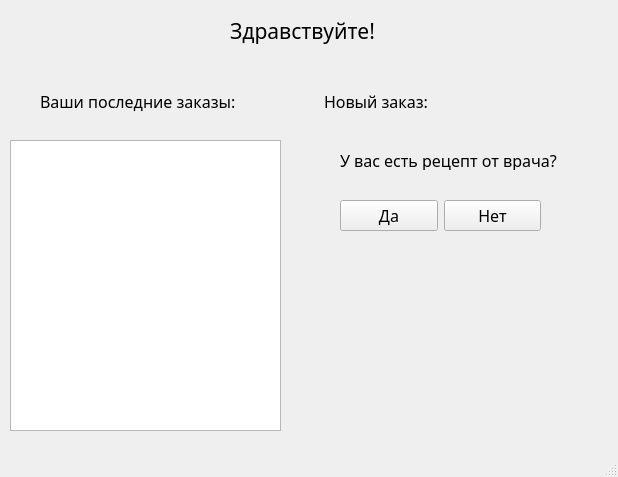
<?xml version="1.0" encoding="UTF-8"?>
<ui version="4.0">
 <class>MainWindow</class>
 <widget class="QMainWindow" name="MainWindow">
  <property name="geometry">
   <rect>
    <x>0</x>
    <y>0</y>
    <width>618</width>
    <height>477</height>
   </rect>
  </property>
  <property name="font">
   <font>
    <family>Microsoft YaHei Light</family>
   </font>
  </property>
  <property name="windowTitle">
   <string>MainWindow</string>
  </property>
  <widget class="QWidget" name="centralwidget">
   <widget class="QLabel" name="label">
    <property name="geometry">
     <rect>
      <x>230</x>
      <y>10</y>
      <width>241</width>
      <height>41</height>
     </rect>
    </property>
    <property name="font">
     <font>
      <family>Microsoft YaHei Light</family>
      <pointsize>16</pointsize>
     </font>
    </property>
    <property name="text">
     <string>Здравствуйте!</string>
    </property>
   </widget>
   <widget class="QListWidget" name="listWidget">
    <property name="geometry">
     <rect>
      <x>10</x>
      <y>140</y>
      <width>271</width>
      <height>291</height>
     </rect>
    </property>
    <property name="font">
     <font>
      <family>Microsoft YaHei Light</family>
     </font>
    </property>
   </widget>
   <widget class="QLabel" name="label_4">
    <property name="geometry">
     <rect>
      <x>340</x>
      <y>150</y>
      <width>231</width>
      <height>20</height>
     </rect>
    </property>
    <property name="font">
     <font>
      <family>Microsoft YaHei Light</family>
      <pointsize>12</pointsize>
     </font>
    </property>
    <property name="text">
     <string>У вас есть рецепт от врача?</string>
    </property>
   </widget>
   <widget class="QWidget" name="">
    <property name="geometry">
     <rect>
      <x>40</x>
      <y>90</y>
      <width>561</width>
      <height>23</height>
     </rect>
    </property>
    <layout class="QHBoxLayout" name="horizontalLayout">
     <item>
      <widget class="QLabel" name="label_2">
       <property name="font">
        <font>
         <family>Microsoft YaHei Light</family>
         <pointsize>12</pointsize>
        </font>
       </property>
       <property name="text">
        <string>Ваши последние заказы:</string>
       </property>
      </widget>
     </item>
     <item>
      <widget class="QLabel" name="label_3">
       <property name="font">
        <font>
         <family>Microsoft YaHei Light</family>
         <pointsize>12</pointsize>
        </font>
       </property>
       <property name="text">
        <string>Новый заказ:</string>
       </property>
      </widget>
     </item>
    </layout>
   </widget>
   <widget class="QWidget" name="">
    <property name="geometry">
     <rect>
      <x>340</x>
      <y>200</y>
      <width>201</width>
      <height>31</height>
     </rect>
    </property>
    <layout class="QHBoxLayout" name="horizontalLayout_2">
     <item>
      <widget class="QPushButton" name="pushButton">
       <property name="font">
        <font>
         <family>Microsoft YaHei Light</family>
         <pointsize>12</pointsize>
        </font>
       </property>
       <property name="text">
        <string>Да</string>
       </property>
      </widget>
     </item>
     <item>
      <widget class="QPushButton" name="pushButton_2">
       <property name="font">
        <font>
         <family>Microsoft YaHei Light</family>
         <pointsize>12</pointsize>
        </font>
       </property>
       <property name="text">
        <string>Нет</string>
       </property>
      </widget>
     </item>
    </layout>
   </widget>
  </widget>
  <widget class="QMenuBar" name="menubar">
   <property name="geometry">
    <rect>
     <x>0</x>
     <y>0</y>
     <width>618</width>
     <height>23</height>
    </rect>
   </property>
  </widget>
  <widget class="QStatusBar" name="statusbar"/>
 </widget>
 <resources/>
 <connections/>
</ui>
